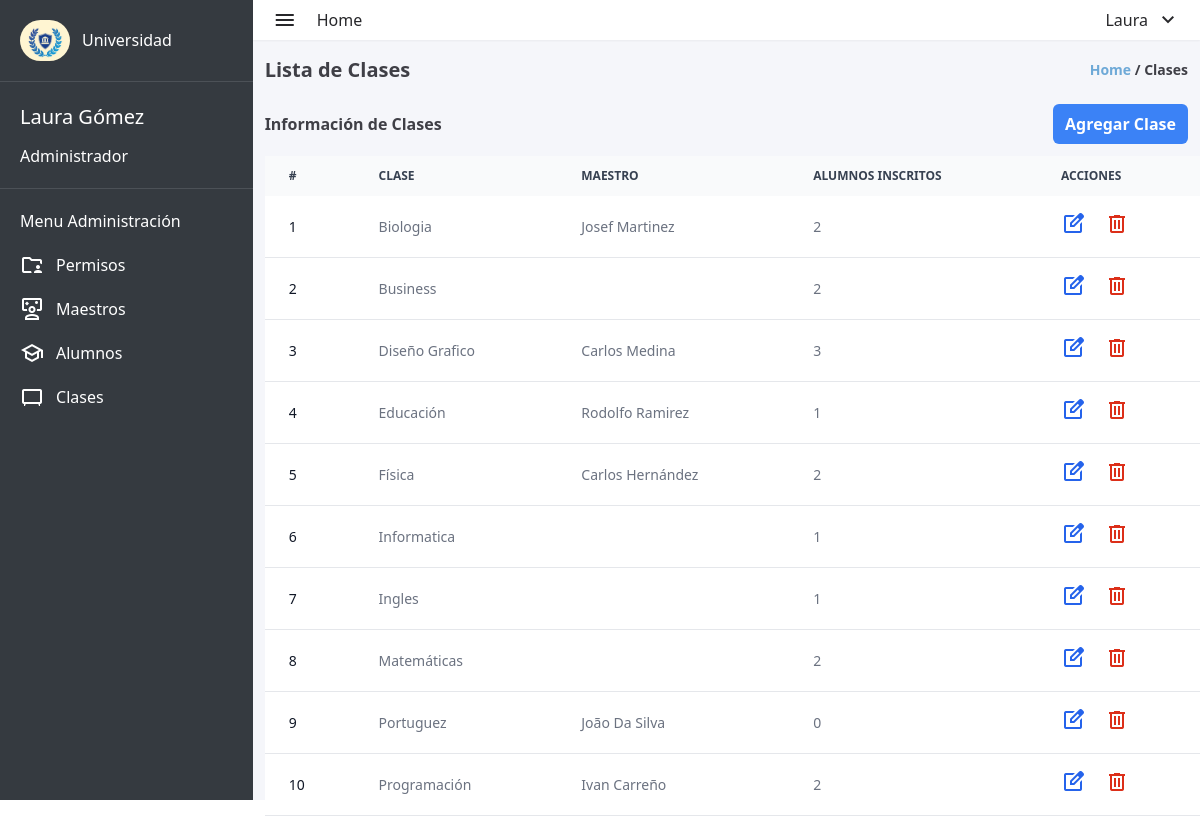
Screenshot of /admin/admin_clases.php (signed in) with the database file from the repository.
### tables this page shows
CREATE TABLE `usuarios` (
  `user_id` int(11) NOT NULL,
  `matricula` int(10) DEFAULT NULL,
  `nombre` varchar(100) DEFAULT NULL,
  `apellido` varchar(100) DEFAULT NULL,
  `correo_electronico` varchar(100) DEFAULT NULL,
  `contrasena` varchar(255) DEFAULT NULL,
  `direccion` varchar(100) DEFAULT NULL,
  `fecha_nacimiento` date DEFAULT NULL,
  `rol` enum('ADMIN','MAESTRO','ALUMNO') DEFAULT NULL,
  `materia_asignada` varchar(100) DEFAULT '0',
  `materias_inscritas` text DEFAULT NULL
);

CREATE TABLE `materias` (
  `id_materia` int(11) NOT NULL,
  `nombre` varchar(100) DEFAULT NULL
);

### admin/admin_clases.php (the view, shortened to what this page needs)
<?php
require_once "../database/database.php";
$user_id = $_SESSION['id'];
$sql = "SELECT  nombre, apellido FROM usuarios WHERE user_id = '$user_id'";
$result = mysqli_query($conexion, $sql);
$row = mysqli_fetch_assoc($result);
if ($row) {
    $nombre = $row['nombre'];
    $apellido = $row['apellido'];
} else {
    echo "No se encontraron datos para el usuario con el ID proporcionado.";
}
?>
<!DOCTYPE html>
<html lang="en">
<head>
    <link rel="stylesheet" href="../styles.css">
</head>
<body>
    <div class="w-screen h-screen flex bg-lightgray">
        <aside class="w-80 h-full bg-dark">
            <div class="flex items-center gap-3 p-5">
                <img class="rounded-full" src="../assets/logo-aside.jpg" alt="university-logo" width="50px" height="60px">
                <span class="text-white font-medium">Universidad</span>
            </div>
            <div style="width: 100%; height: 1px; background-color: #4c5157; "></div>
            <div class="text-white flex flex-col p-5 gap-3">
                <span style="font-size: 20px;"><?php echo $nombre . ' ' . $apellido; ?></span>
                <span>Administrador</span>
            </div>
            <div style="width: 100%; height: 1px; background-color: #4c5157; "></div>
            <div class="text-white flex flex-col gap-5 p-5">
                <p>Menu Administración</p>
                <div>
                    <a href="admin_permisos.php" class="flex items-center gap-3 ">
                        <span class="material-symbols-outlined ">
                        </span>
                        <span>Permisos</span>
                    </a>
                </div>
                <div>
                    <a href="admin_maestros.php" class="flex items-center gap-3 ">
                        <span class="material-symbols-outlined">
                        </span>
                        <span>Maestros</span>
                    </a>
                </div>
                <div>
                    <a href="admin_alumnos.php" class="flex items-center gap-3 ">
                        <span class="material-symbols-outlined">
                        </span>
                        <span>Alumnos</span>
                    </a>
                </div>
                <div>
                    <a href="admin_clases.php" class="flex items-center gap-3 ">
                        <span class="material-symbols-outlined">
                        </span>
                        <span>Clases</span>
                    </a>
                </div>
            </div>
        </aside>
        <div class="w-full flex flex-col">
            <header class="w-full flex items-center justify-between h-10 p-5 bg-white shadow-sm">
                <div class="flex items-center gap-5">
                    <span class="material-symbols-outlined text-zinc-800">
                    </span>
                    <a href="admin_dashboard.php"><span class="text-zinc-800 ">
                            Home
                        </span></a>
                </div>
                <nav>
                    <li class="flex items-center gap-2 text-zinc-800 cursor-pointer" onclick="toggleLogoutMenu()">
                        <?php echo $nombre ?>
                        <ul class="flex flex-col">
                            <span class="material-symbols-outlined">
                            </span>
                    </li>
                </nav>
            </header>
            <div class="h-full pl-3">
                <div class="w-full flex items-center justify-between pr-3 mt-4 mb-5">
                    <h1 class="font-bold text-zinc-700 text-xl ">Lista de Clases</h1>
                    <p class="font-semibold text-sm text-zinc-700"><span class="text-myblue">Home</span> / Clases
                    </p>
                </div>
                <div class="w-full flex items-center justify-between mb-3 pr-3">
                    <span class="font-semibold text-zinc-700">Información de Clases</span>
                    <a href="create_clases.php"><button class="text-white font-semibold p-2 px-3 bg-blue-500 rounded-md self-end">
                            Agregar Clase
                        </button></a>
                </div>
                <div class="scrollable-container">
                    <table class="custom-table w-full text-sm text-left text-gray-500 dark:text-gray-400">
                        <thead class="text-xs text-gray-700 uppercase bg-gray-50 dark:bg-gray-700 dark:text-gray-400">
                            <tr>
                                <th scope="col" class="px-6 py-3">
                                    #
                                </th>
                                <th scope="col" class="px-6 py-3">
                                    Clase
                                </th>
                                <th scope="col" class="px-6 py-3">
                                    Maestro
                                </th>
                                <th scope="col" class="px-6 py-3">
                                    Alumnos Inscritos
                                </th>
                                <th scope="col" class="px-6 py-3">
                                    Acciones
                                </th>
                            </tr>
                        </thead>
                        <tbody>
                            <?php
                            $consulta = "SELECT m.nombre, m.id_materia, CONCAT(u.nombre, ' ', u.apellido) AS profesor, COUNT(mi.id_alumno) AS num_alumnos FROM materias m
                            LEFT JOIN usuarios u ON m.id_materia = u.materia_asignada AND u.rol = 'MAESTRO'
                            LEFT JOIN materias_inscritas mi ON m.id_materia = mi.id_materia
                            GROUP BY m.nombre, u.nombre";
                            $resultado = $conexion->query($consulta);
                            if ($resultado->num_rows > 0) {
                                $contador = 1;
                                while ($row = $resultado->fetch_assoc()) {
                                    echo '<tr class="bg-white border-b dark:bg-gray-900 dark:border-gray-700">
        <td class="px-6 py-4 font-medium text-gray-900 whitespace-nowrap dark:text-white">' . $contador . '</td>
        <td class="px-6 py-4">' . $row['nombre'] . '</td>
        <td class="px-6 py-4">' . $row['profesor'] . '</td>
        <td class="px-6 py-4">' . $row['num_alumnos'] . '</td>
        <td class="px-6 py-4 flex gap-5 items-center">
            <a href="edit_clases.php?id=' . $row['id_materia'] . '" class="font-medium text-blue-600 dark:text-blue-500 ">
                <span class="material-symbols-outlined">
                    edit_square
                </span>
            </a>
            <a href="delete_clases.php?id=' . $row['id_materia'] . '" class="font-medium" class="font-medium">
                <span class="material-symbols-outlined" style="color: #Dc2f19;">
                    delete
                </span>
            </a>
        </td>
      </tr>';
                                    $contador++;
                                }
                            } else {
                                echo "No hay materias disponibles.";
                            }
                            ?>
                        </tbody>
                    </table>
                </div>
            </div>
        </div>
    </div>
</body>
</html>

### styles.css (style rules this page uses)
html { line-height: 1.5; -webkit-text-size-adjust: 100%; -moz-tab-size: 4; -o-tab-size: 4; tab-size: 4; font-family: ui-sans-serif, system-ui, -apple-system, BlinkMacSystemFont, "Segoe UI", Roboto, "Helvetica Neue", Arial, "Noto Sans", sans-serif, "Apple Color Emoji", "Segoe UI Emoji", "Segoe UI Symbol", "Noto Color Emoji"; font-feature-settings: normal; font-variation-settings: normal; }
body { margin: 0; line-height: inherit; }
h1, h2, h3, h4, h5, h6 { font-size: inherit; font-weight: inherit; }
a { color: inherit; text-decoration: inherit; }
table { text-indent: 0; border-color: inherit; border-collapse: collapse; }
button, input, optgroup, select, textarea { font-family: inherit; font-feature-settings: inherit; font-variation-settings: inherit; font-size: 100%; font-weight: inherit; line-height: inherit; color: inherit; margin: 0; padding: 0; }
button, select { text-transform: none; }
button, [type='button'], [type='reset'], [type='submit'] { -webkit-appearance: button; background-color: transparent; background-image: none; }
blockquote, dl, dd, h1, h2, h3, h4, h5, h6, hr, figure, p, pre { margin: 0; }
ol, ul, menu { list-style: none; margin: 0; padding: 0; }
button, [role="button"] { cursor: pointer; }
img, svg, video, canvas, audio, iframe, embed, object { display: block; vertical-align: middle; }
img, video { max-width: 100%; height: auto; }
.mb-3 { margin-bottom: 0.75rem; }
.mb-5 { margin-bottom: 1.25rem; }
.mt-4 { margin-top: 1rem; }
.flex { display: flex; }
.h-10 { height: 2.5rem; }
.h-full { height: 100%; }
.h-screen { height: 100vh; }
.w-80 { width: 20rem; }
.w-full { width: 100%; }
.w-screen { width: 100vw; }
.cursor-pointer { cursor: pointer; }
.flex-col { flex-direction: column; }
.items-center { align-items: center; }
.justify-between { justify-content: space-between; }
.gap-2 { gap: 0.5rem; }
.gap-3 { gap: 0.75rem; }
.gap-5 { gap: 1.25rem; }
.self-end { align-self: flex-end; }
.whitespace-nowrap { white-space: nowrap; }
.rounded-full { border-radius: 9999px; }
.rounded-md { border-radius: 0.375rem; }
.border-b { border-bottom-width: 1px; }
.bg-blue-500 { --tw-bg-opacity: 1; background-color: rgb(59 130 246 / var(--tw-bg-opacity)); }
.bg-dark { --tw-bg-opacity: 1; background-color: rgb(53 58 64 / var(--tw-bg-opacity)); }
.bg-gray-50 { --tw-bg-opacity: 1; background-color: rgb(249 250 251 / var(--tw-bg-opacity)); }
.bg-lightgray { --tw-bg-opacity: 1; background-color: rgb(245 246 250 / var(--tw-bg-opacity)); }
.bg-white { --tw-bg-opacity: 1; background-color: rgb(255 255 255 / var(--tw-bg-opacity)); }
.p-2 { padding: 0.5rem; }
.p-5 { padding: 1.25rem; }
.px-3 { padding-left: 0.75rem; padding-right: 0.75rem; }
.px-6 { padding-left: 1.5rem; padding-right: 1.5rem; }
.py-3 { padding-top: 0.75rem; padding-bottom: 0.75rem; }
.py-4 { padding-top: 1rem; padding-bottom: 1rem; }
.pl-3 { padding-left: 0.75rem; }
.pr-3 { padding-right: 0.75rem; }
.text-left { text-align: left; }
.text-sm { font-size: 0.875rem; line-height: 1.25rem; }
.text-xl { font-size: 1.25rem; line-height: 1.75rem; }
.text-xs { font-size: 0.75rem; line-height: 1rem; }
.font-bold { font-weight: 700; }
.font-medium { font-weight: 500; }
.font-semibold { font-weight: 600; }
.uppercase { text-transform: uppercase; }
.text-blue-600 { --tw-text-opacity: 1; color: rgb(37 99 235 / var(--tw-text-opacity)); }
.text-gray-500 { --tw-text-opacity: 1; color: rgb(107 114 128 / var(--tw-text-opacity)); }
.text-gray-700 { --tw-text-opacity: 1; color: rgb(55 65 81 / var(--tw-text-opacity)); }
.text-gray-900 { --tw-text-opacity: 1; color: rgb(17 24 39 / var(--tw-text-opacity)); }
.text-myblue { --tw-text-opacity: 1; color: rgb(110 169 215 / var(--tw-text-opacity)); }
.text-white { --tw-text-opacity: 1; color: rgb(255 255 255 / var(--tw-text-opacity)); }
.text-zinc-700 { --tw-text-opacity: 1; color: rgb(63 63 70 / var(--tw-text-opacity)); }
.text-zinc-800 { --tw-text-opacity: 1; color: rgb(39 39 42 / var(--tw-text-opacity)); }
.shadow-sm { --tw-shadow: 0 1px 2px 0 rgb(0 0 0 / 0.05); --tw-shadow-colored: 0 1px 2px 0 var(--tw-shadow-color); box-shadow: var(--tw-ring-offset-shadow, 0 0 #0000), var(--tw-ring-shadow, 0 0 #0000), var(--tw-shadow); }

### admin/admin_clases.php (style rules this page uses)
.custom-table { border-collapse: collapse; width: 100%; }
.scrollable-container { overflow: auto; max-height: 800px; }

### rows the page displays
usuarios: nombre "Laura", apellido "Gómez"
materias: nombre "Biologia", profesor "Josef Martinez", num_alumnos "2"
materias: nombre "Business", num_alumnos "2"
materias: nombre "Diseño Grafico", profesor "Carlos Medina", num_alumnos "3"
materias: nombre "Educación", profesor "Rodolfo Ramirez", num_alumnos "1"
materias: nombre "Física", profesor "Carlos Hernández", num_alumnos "2"
materias: nombre "Informatica", num_alumnos "1"
materias: nombre "Ingles", num_alumnos "1"
materias: nombre "Matemáticas", num_alumnos "2"
materias: nombre "Portuguez", profesor "João Da Silva", num_alumnos "0"
materias: nombre "Programación", profesor "Ivan Carreño", num_alumnos "2"
